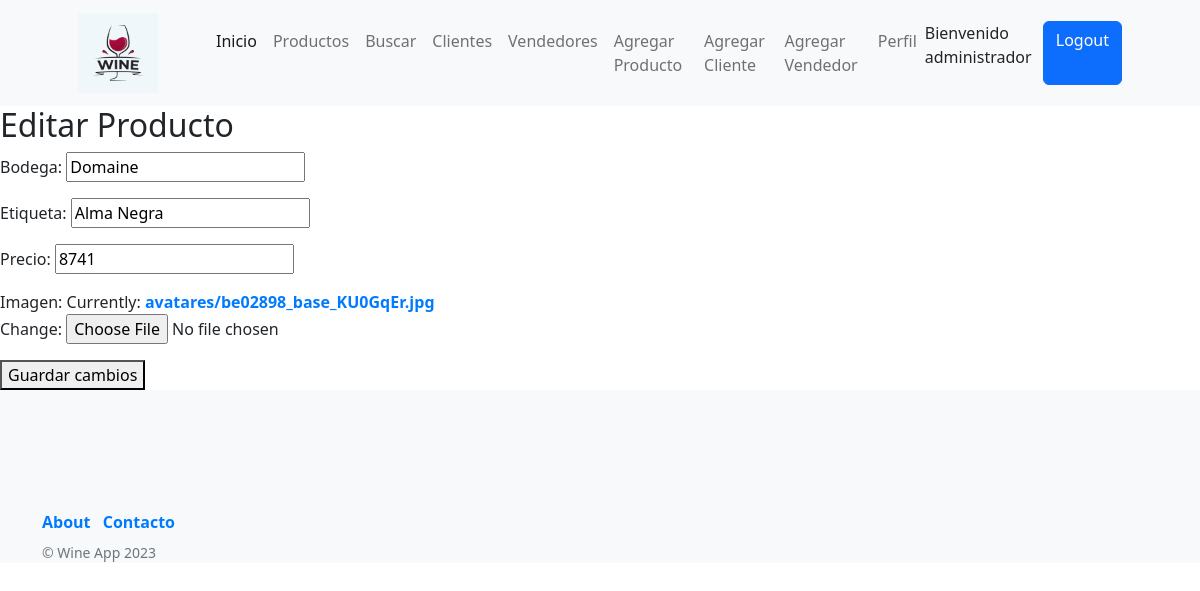
/wine_app/producto/editar/21/ (signed in), run on the app's committed database.
### wine_app/models.py (models this page shows, shortened)
class Productos(models.Model):
    bodega = models.CharField(max_length=40)
    etiqueta = models.CharField(max_length=40)
    precio = models.IntegerField()
    detalle = models.TextField()
    imagen = models.ImageField(upload_to='avatares')
    class Meta():
        verbose_name = 'Producto'
        verbose_name_plural = 'Productos'
        ordering = ('bodega',)
        unique_together = ('bodega', 'etiqueta')

### wine_app/views.py (the view, shortened to what this page needs)
# urls.py: path('producto/editar/<int:pk>/', ProductoUpdateView.as_view(), name='editar_producto'),
@method_decorator(user_passes_test(is_staff_member, login_url='/wine_app/login'), name='dispatch')
class ProductoUpdateView(UpdateView):
    model = Productos
    template_name = 'editarProducto.html'
    fields = ['bodega', 'etiqueta', 'precio', 'imagen']

### wine_app/views.py (called while the page is built)
def is_staff_member(user):
    return user.is_staff

### wine_app/templates/editarProducto.html (shortened to what this page needs)
{% extends 'padre.html' %}
{% block cambioCenter %}
<h2>Editar Producto</h2>
<form method="post" enctype="multipart/form-data">
    {{ form.as_p }}
    <button type="submit">Guardar cambios</button>
</form>
{% endblock cambioCenter %}

### wine_app/templates/navbar.html (shortened to what this page needs)
<nav class="navbar navbar-expand-lg navbar-light bg-light">
    <div class="container px-4 px-lg-5">
        <a class="navbar-brand" href="/wine_app/inicio">
            <img src="/static/images/logo.png" alt="Logo WineApp" style="width: 80px; height: 80px; margin-right: 10px;">
          </a>
        <div class="collapse navbar-collapse" id="navbarSupportedContent">
            <ul class="navbar-nav me-auto mb-2 mb-lg-0 ms-lg-4">
                <li class="nav-item"><a class="nav-link active" aria-current="page" href="/wine_app/inicio">Inicio</a></li>
                <li class="nav-item"><a class="nav-link" href="{% url 'listar_productos' %}">Productos</a></li>
                <li class="nav-item"><a class="nav-link" href="{% url 'busquedaProducto' %}">Buscar</a></li>
                <li class="nav-item"><a class="nav-link" href="{% url 'listar_clientes' %}">Clientes</a></li>
                <li class="nav-item"><a class="nav-link" href="{% url 'listar_vendedores' %}">Vendedores</a></li>
                <li class="nav-item"><a class="nav-link" href="{% url 'agregar_producto' %}">   Agregar Producto</a></li>
                <li class="nav-item"><a class="nav-link" href="{% url 'agregar_cliente' %}">Agregar Cliente</a></li>
                  <li class="nav-item"><a class="nav-link" href="{% url 'agregar_vendedor' %}">Agregar Vendedor</a></li>
                  <li class="nav-item"><a class="nav-link" href="{% url 'EditarPerfil' %}"> Perfil </a></li>
                {% if user.is_authenticated %}
                    <p>Bienvenido {{user.username}} </p>
                    <a class="btn btn-primary" href="{% url 'Logout' %}">Logout</a>
                {% else %}
                    <a class="btn btn-primary" href="{% url 'Login' %}">Login</a>
                    <a class="btn btn-primary" href="{% url 'Registrar' %}">Registrar</a>
                {% endif %}
                    </ul>
        </div>
    </div>
</nav>

### wine_app/templates/padre.html (style rules this page uses)
a { text-decoration: none; color: #007BFF; font-weight: bold; transition: color 0.5s; }

### data on the page
Productos: bodega "Domaine", etiqueta "Alma Negra", precio "8741"

### other printed values
{{ user.username }} "administrador"
